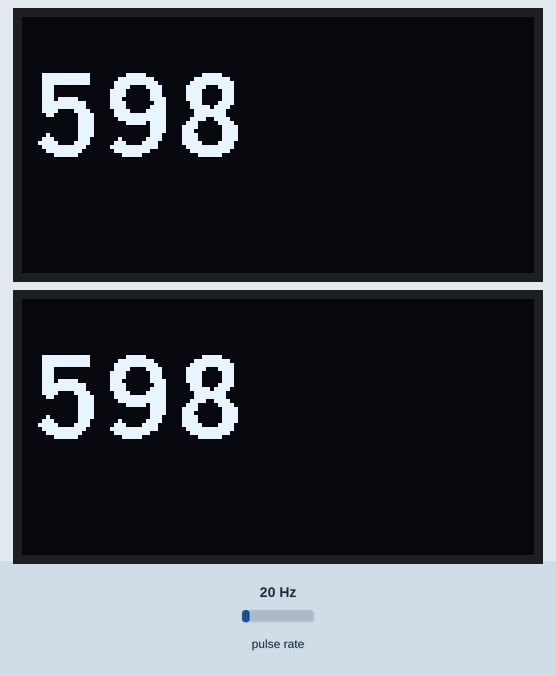
The sketch below on a simulated ESP32. On the bench: 2 × 128×64 one-colour display. Wiring (inferred from the names in the program): pulse sensor: data GPIO 15. The inputs (shaded band) are chosen by the test bench; at power-on: pulse rate 20 Hz.

Above: at 0.5 s.
1.3 s: pulse rate (sensor on GPIO 15) set to 4 Hz
At 1.67 s:
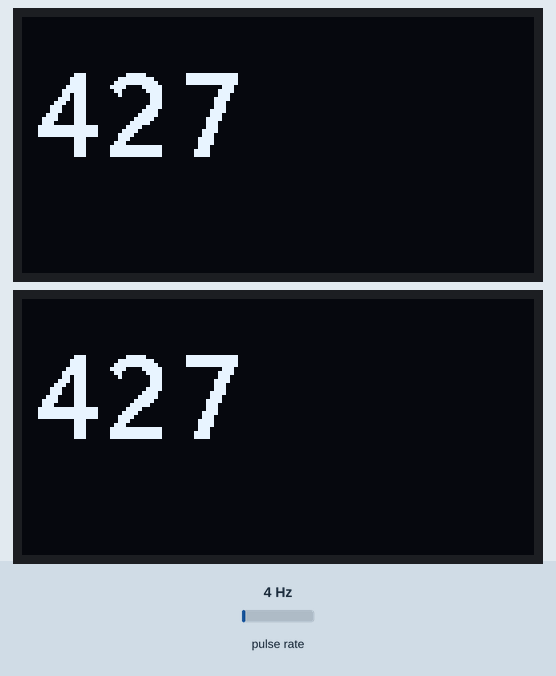
2.9 s: pulse rate (sensor on GPIO 15) set to 50 Hz
At 3.78 s:
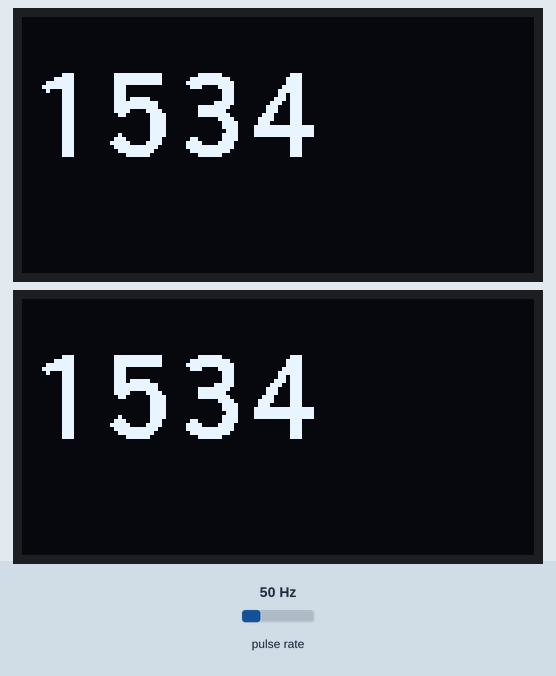
4.7 s: pulse rate (sensor on GPIO 15) set to 100 Hz
At 9.3 s:
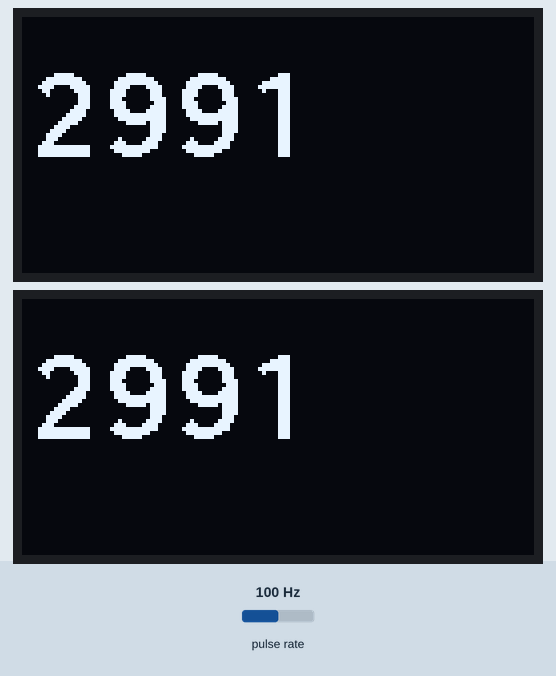
Timing chart, 0 to 10.8 s (numbered marks = the images above; inputs shaded):
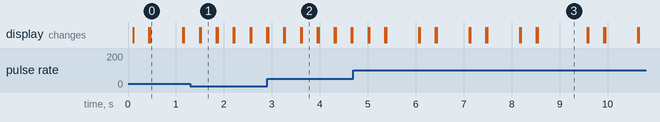

Measured:
- what the display in image 0 shows lasts 0.6 s, from 0.5 s to 1.1 s
- what the display in image 3 shows lasts 1.1 s, from 8.5 s to 9.6 s

The sketch:

TCRT5000.ino
```cpp
#include <U8g2lib.h>


//1.3" I2C OLED display
U8G2_SH1106_128X64_NONAME_F_HW_I2C u8g2(U8G2_R0, /* reset=*/ U8X8_PIN_NONE);
//1.5" SPI OLED Display
U8G2_SSD1309_128X64_NONAME0_F_4W_HW_SPI u8g2_2(U8G2_R0, /* cs=*/ 05, /* dc=*/ 2, /* reset=*/ 16);


int sensorPin = 15;    // select the input pin
int sensorValue = 0;  // variable to store the value coming from the sensor
int propblades=2; //no of propeller blades

unsigned int revs=0;
long millisold=0;
long timeold=0;//for calculating RPM

void IRAM_ATTR isr() {
  if((millis()-millisold)>4)
  {
 revs++;
  }
  millisold=millis();
  }

void setup() {

  Serial.begin(115200);
    pinMode(sensorPin, INPUT);
    attachInterrupt(sensorPin, isr, FALLING);
 millisold=millis();
 timeold=millis();
       u8g2.setBusClock(100000); //important to set bus clock at 1MHz otherwise other devices on I2C bus may not work
  u8g2.begin();
  u8g2_2.begin();
   u8g2.setFont(u8g2_font_inb21_mn);  // choose a suitable font
   u8g2_2.setFont(u8g2_font_inb21_mn);  // choose a suitable font
  //u8g2_2.setFont(u8g2_font_9x15_mr);  // choose a suitable font
 // u8g2.setFont(u8g2_font_6x12_mr);  // choose a suitable font
}

void loop() {
  int RPM=0;
  // read the value from the sensor:
    RPM=(revs*60000)/(propblades*(millis()-timeold));
     revs=0;
timeold=millis();
   u8g2.clearBuffer();  // clear the internal memory
    u8g2.setCursor(02,35);
  u8g2.print(String(RPM));
    u8g2.sendBuffer();          // transfer internal memory to the display
   u8g2_2.clearBuffer();  // clear the internal memory
    u8g2_2.setCursor(02,35);
  u8g2_2.print(String(RPM));
    u8g2_2.sendBuffer();          // transfer internal memory to the display
  delay(300);

}
```
